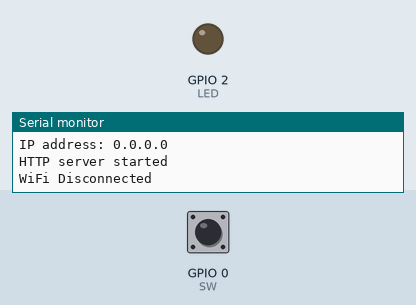
A sketch run on a simulated ESP8266 (NodeMCU). Shown: output pins drawn as LEDs (lit = HIGH), the last lines printed to the serial monitor. Inputs (shaded band) come from the test bench; at power-on: GPIO 0 (SW) HIGH. WiFi joins after 1.5 s; servers stay silent unless stated; uploads are accepted with an empty reply.

Above: at 1.7 s.
1.8 s: GPIO 0 (SW) pulled LOW for 0.15 s
At 2.6 s:
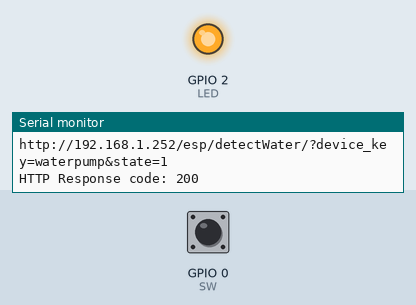
3.4 s: GPIO 0 (SW) pulled LOW for 1 s
At 3.9 s:
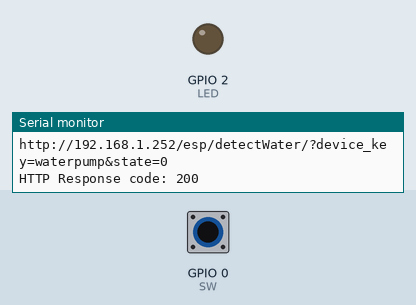
5.9 s: GPIO 0 (SW) pulled LOW for 3.2 s
At 7.0 s:
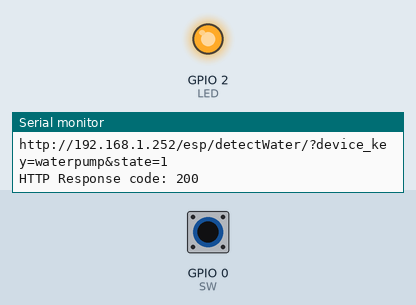
Timing chart, 0 to 8.9 s (numbered marks = the images above; inputs shaded):
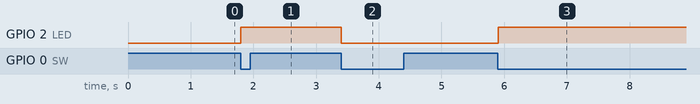

Measured:
- after the input at 1.8 s, GPIO 2 (LED): LOW → HIGH at once
- after the input at 3.4 s, GPIO 2 (LED): HIGH → LOW at once
- after the input at 5.9 s, GPIO 2 (LED): LOW → HIGH at once

The sketch:

Weter_sensor_for_esp.ino
```cpp
#include <ESP8266WiFi.h>
#include <WiFiClient.h>
#include <ESP8266WebServer.h>
#include <ESP8266HTTPClient.h>

//Static IP address configuration
IPAddress staticIP(192, 168, 1, 130); //ESP static ip
IPAddress gateway(192, 168, 1, 1);   //IP Address of your WiFi Router (Gateway)
IPAddress subnet(255, 255, 255, 0);  //Subnet mask
IPAddress dns(8, 8, 8, 8);  //DNS


const char* ssid = "Smart_Gorjaw";
const char* password = "gorjaw@!85";
const char* deviceName = "EspLights1";
String serverUrl = "192.168.1.252";
String payload;
String device_key = "waterpump";

// access point!!
#define AP_SSID "ESP8266"
#define AP_PASS "magicword"


long setiptimeout = 15000;
long current_time;

#define LED 2
#define SW 0

boolean ledState=false;
boolean buttonState=1;
boolean lastButtonState=1;

ESP8266WebServer server(80);


void handleLEDon() {
  ledState = 1;
  digitalWrite(LED,ledState);
  server.send(200, "text/html", "LED is ON");
}


void handleLEDoff() {
  ledState = 0;
  digitalWrite(LED,ledState);
  server.send(200, "text/html", "LED is OFF");
}


void handlePong() {
  server.send(200, "text/html", device_key);
}


void setup(void){
  pinMode(LED, OUTPUT);
  pinMode(SW, INPUT);
  digitalWrite(LED, 0);

  Serial.begin(115200);
  WiFi.begin(ssid, password);
  Serial.println("");
  WiFi.disconnect();
  WiFi.hostname(deviceName);
  WiFi.config(staticIP, subnet, gateway, dns);

 // access point!!
  WiFi.mode(WIFI_AP_STA);
  WiFi.softAP(AP_SSID, AP_PASS);
  WiFi.begin(ssid, password);
  ////

//  while (WiFi.status() != WL_CONNECTED) {
    delay(500);
    Serial.print(".");
//  }

  Serial.println("");
  Serial.print("Connected to ");
  Serial.println(ssid);
  Serial.print("IP address: ");
  Serial.println(WiFi.localIP());

  server.on("/control/1", handleLEDon);
  server.on("/control/0", handleLEDoff);
  server.on("/ping/", handlePong);

  server.begin();
  Serial.println("HTTP server started");

  sendRequest("http://"+serverUrl+"/set-ip/", "?device_key=" + device_key);
  current_time = millis();
}


void loop(void){
  server.handleClient();
  buttonStateChange();

  if (current_time + setiptimeout < millis()){
    sendRequest("http://"+serverUrl+"/set-ip/", "?device_key=" + device_key);
    current_time = millis();
  }

}

boolean debounce(boolean last)
{
  boolean cur=digitalRead(SW);
  if (last!=cur);
  {
    delay(5);
    cur=digitalRead(SW);
  }
  return cur;
}

void buttonStateChange() {
  buttonState = debounce(lastButtonState);
  if (lastButtonState==1 && buttonState==0){
    ledState =! ledState;
    String argument_data = "?device_key="+device_key+"&state="+String(ledState);
    digitalWrite(LED, ledState);
    sendRequest("http://"+serverUrl+"/esp/detectWater/",argument_data);
  }
  lastButtonState = buttonState;
  digitalWrite(LED, ledState);
}

void sendRequest(String path, String sendingData){
  if(WiFi.status()== WL_CONNECTED){
    String serverPath = path+sendingData;
    Serial.println(serverPath);
    payload = httpGETRequest(serverPath.c_str());
    Serial.println(payload);
  }
  else {
    Serial.println("WiFi Disconnected");
  }
}

String httpGETRequest(const char* serverName) {
  HTTPClient http;
  http.begin(serverName);
  int httpResponseCode = http.GET();
  String payload = "{}";
  if (httpResponseCode>0) {
    Serial.print("HTTP Response code: ");
    Serial.println(httpResponseCode);
    payload = http.getString();
  }
  else {
    Serial.print("Error code: ");
    Serial.println(httpResponseCode);
  }
  http.end();
  return payload;
}
```
